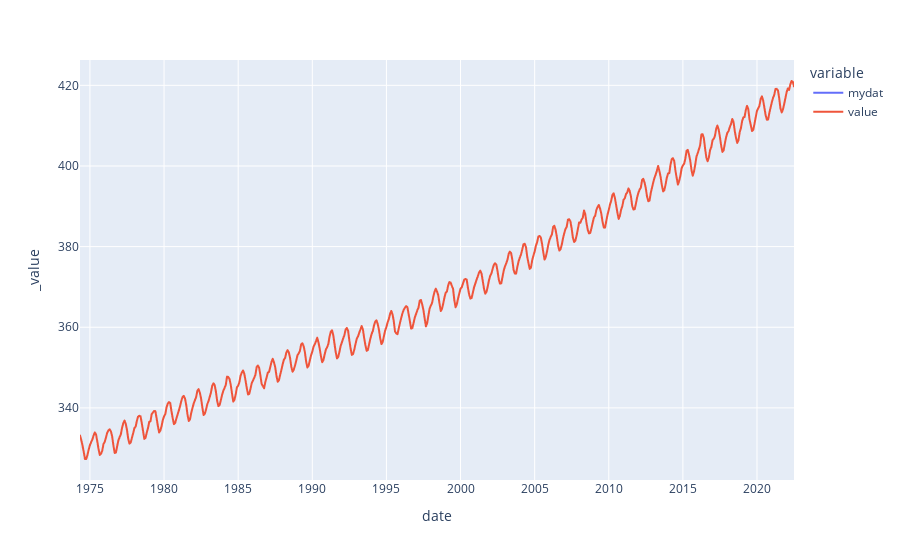

Notebook cell for this chart:
### Code cell
df_3 = df.copy()
df_3['value'] = df_3['mydat'].interpolate(method='spline', order=3)
plot_df_3 = px.line(df_3)
plot_df_3.show()

### Figure 1 — Plotly figure (JSON) as saved in the notebook; plotly's stock layout.template omitted (floating-point values rounded to 4 significant figures; data arrays with more than 128 entries replaced by an {"elided": "..."} marker saying what was removed)
{"data": [{"hovertemplate": "variable=mydat<br>date=%{x}<br>_value=%{y}<extra></extra>", "legendgroup": "mydat", "line": {"color": "#636efa", "dash": "solid"}, "marker": {"symbol": "circle"}, "mode": "lines", "name": "mydat", "showlegend": true, "type": "scattergl", "x": {"elided": "579 str values"}, "xaxis": "x", "y": {"elided": "579 float values"}, "yaxis": "y"}, {"hovertemplate": "variable=value<br>date=%{x}<br>_value=%{y}<extra></extra>", "legendgroup": "value", "line": {"color": "#EF553B", "dash": "solid"}, "marker": {"symbol": "circle"}, "mode": "lines", "name": "value", "showlegend": true, "type": "scattergl", "x": {"elided": "579 str values"}, "xaxis": "x", "y": {"elided": "579 float values"}, "yaxis": "y"}], "layout": {"legend": {"title": {"text": "variable"}, "tracegroupgap": 0}, "margin": {"t": 60}, "xaxis": {"anchor": "y", "domain": [0, 1], "title": {"text": "date"}}, "yaxis": {"anchor": "x", "domain": [0, 1], "title": {"text": "_value"}}}}
